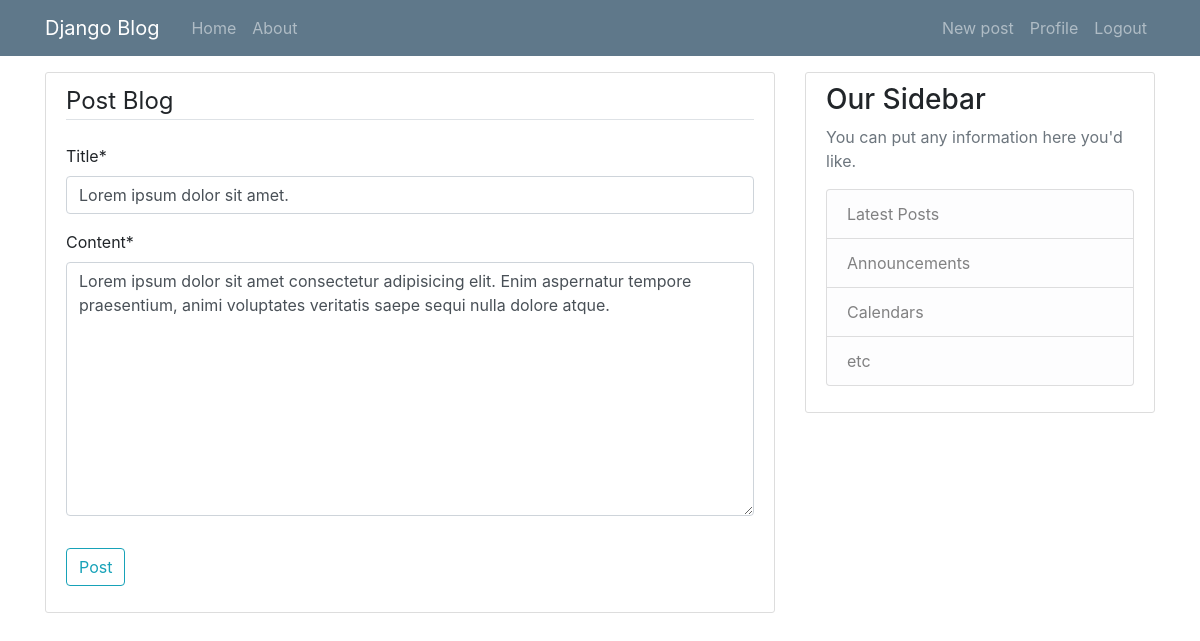
/post/42/update/ (signed in), run on the app's committed database.
### blog/models.py (models this page shows, shortened)
class Post(models.Model):
    title = models.CharField(max_length=30)
    content = models.TextField()
    date_posted = models.DateTimeField(default=timezone.now)
    author = models.ForeignKey(User, on_delete=models.CASCADE)

### blog/views.py (the view, shortened to what this page needs)
# urls.py: path('post/<int:pk>/update/', PostUpdateView.as_view(), name='post-update'),
class PostUpdateView(LoginRequiredMixin, UserPassesTestMixin, UpdateView):
    model = Post
    fields = ['title', 'content']
    def test_func(self):
        post = self.get_object()
        if self.request.user == post.author:
            return True
        return False

### blog/templates/blog/post_form.html (shortened to what this page needs)
{% extends 'blog/base.html' %}
{% load crispy_forms_tags %}
{% block content %}
<div class="content-section">
    <form action="" method="POST">
        <fieldset class="form-group">
            <legend class="border-bottom mb-4">Post Blog</legend>
            {{ form|crispy }}
        </fieldset>
        <div class="form-group">
            <button class="btn btn-outline-info" type="submit">Post</button>
        </div>
    </form>
</div>
{% endblock content %}

### blog/static/blog/main.css (style rules this page uses)
body { background: #fafafa; color: #333333; margin-top: 5rem; }
.content-section { background: #ffffff; padding: 10px 20px; border: 1px solid #dddddd; border-radius: 3px; margin-bottom: 20px; }

### data on the page
Post: title "Lorem ipsum dolor sit amet.", content "Lorem ipsum dolor sit amet consectetur adipisicing elit. Enim aspernatur tempore praesentium, animi voluptates veritatis saepe sequi nulla dolore atque."
